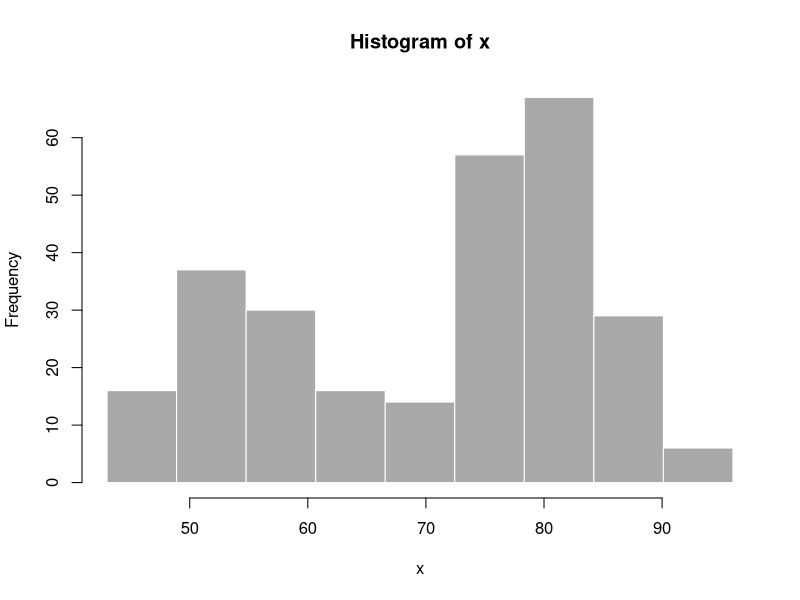

Write the R code that produced this figure.
## ---- chunk 1
summary(faithful$eruptions)
summary(faithful$waiting)
## ---- chunk 2
  x    <- faithful[, 2]  # Old Faithful Geyser data
  bins <- seq(min(x), max(x), length.out = 10)
  
  # draw the histogram with the specified number of bins
  hist(x, breaks = bins, col = 'darkgray', border = 'white')
